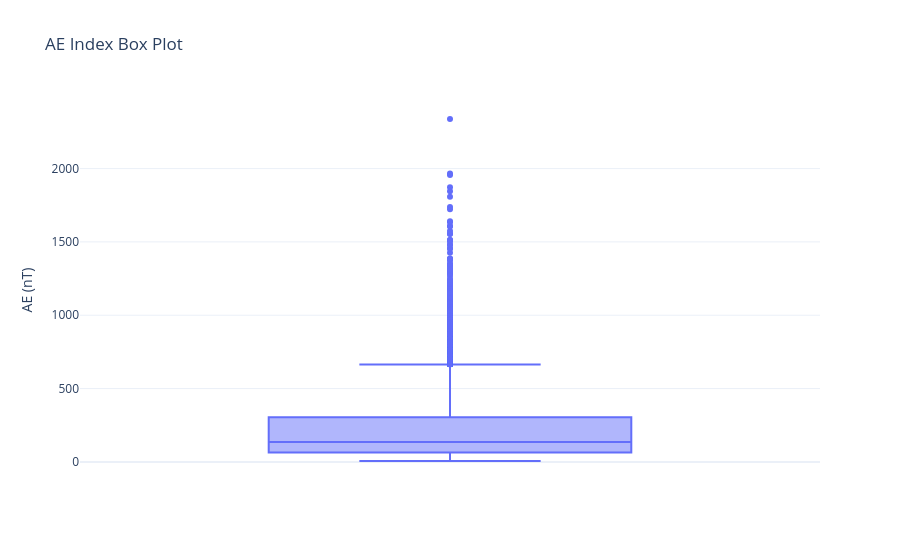

The cell this chart's notebook holds for it:
### Code cell
fig = px.box(
    ae_df,
    y="ae",
    title="AE Index Box Plot"
)

fig.update_layout(
    yaxis_title="AE (nT)",
    template="plotly_white"
)

fig.show()

### Figure 1 — Plotly figure (JSON) as saved in the notebook; plotly's stock layout.template omitted (floating-point values rounded to 4 significant figures; data arrays with more than 128 entries replaced by an {"elided": "..."} marker saying what was removed)
{"data": [{"alignmentgroup": "True", "hovertemplate": "ae=%{y}<extra></extra>", "legendgroup": "", "marker": {"color": "#636efa"}, "name": "", "notched": false, "offsetgroup": "", "orientation": "v", "showlegend": false, "type": "box", "x0": " ", "xaxis": "x", "y": {"elided": "26304 int values"}, "y0": " ", "yaxis": "y"}], "layout": {"boxmode": "group", "legend": {"tracegroupgap": 0}, "title": {"text": "AE Index Box Plot"}, "xaxis": {"anchor": "y", "domain": [0, 1]}, "yaxis": {"anchor": "x", "domain": [0, 1], "title": {"text": "AE (nT)"}}}}
